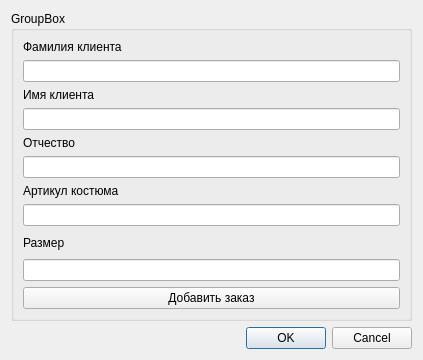
<?xml version="1.0" encoding="UTF-8"?>
<ui version="4.0">
 <class>zakaz1</class>
 <widget class="QDialog" name="zakaz1">
  <property name="geometry">
   <rect>
    <x>0</x>
    <y>0</y>
    <width>423</width>
    <height>360</height>
   </rect>
  </property>
  <property name="windowTitle">
   <string>Dialog</string>
  </property>
  <layout class="QVBoxLayout" name="verticalLayout_4">
   <item>
    <widget class="QGroupBox" name="groupBox">
     <property name="title">
      <string>GroupBox</string>
     </property>
     <layout class="QVBoxLayout" name="verticalLayout_5">
      <item>
       <layout class="QVBoxLayout" name="verticalLayout_3">
        <item>
         <layout class="QVBoxLayout" name="verticalLayout_2">
          <item>
           <layout class="QVBoxLayout" name="verticalLayout">
            <item>
             <widget class="QLabel" name="label">
              <property name="text">
               <string>Фамилия клиента</string>
              </property>
             </widget>
            </item>
            <item>
             <widget class="QLineEdit" name="surname"/>
            </item>
           </layout>
          </item>
          <item>
           <widget class="QLabel" name="label_3">
            <property name="text">
             <string>Имя клиента</string>
            </property>
           </widget>
          </item>
          <item>
           <widget class="QLineEdit" name="name"/>
          </item>
          <item>
           <widget class="QLabel" name="label_2">
            <property name="text">
             <string>Отчество </string>
            </property>
           </widget>
          </item>
          <item>
           <widget class="QLineEdit" name="name2"/>
          </item>
          <item>
           <widget class="QLabel" name="label_4">
            <property name="text">
             <string>Артикул костюма</string>
            </property>
           </widget>
          </item>
         </layout>
        </item>
       </layout>
      </item>
      <item>
       <widget class="QLineEdit" name="id_costume"/>
      </item>
      <item>
       <widget class="QLabel" name="label_5">
        <property name="text">
         <string>Размер</string>
        </property>
       </widget>
      </item>
      <item>
       <widget class="QLineEdit" name="size"/>
      </item>
      <item>
       <widget class="QPushButton" name="pushButton">
        <property name="text">
         <string>Добавить заказ</string>
        </property>
       </widget>
      </item>
     </layout>
    </widget>
   </item>
   <item>
    <widget class="QDialogButtonBox" name="buttonBox">
     <property name="orientation">
      <enum>Qt::Horizontal</enum>
     </property>
     <property name="standardButtons">
      <set>QDialogButtonBox::Cancel|QDialogButtonBox::Ok</set>
     </property>
    </widget>
   </item>
  </layout>
 </widget>
 <resources/>
 <connections>
  <connection>
   <sender>buttonBox</sender>
   <signal>accepted()</signal>
   <receiver>zakaz1</receiver>
   <slot>accept()</slot>
   <hints>
    <hint type="sourcelabel">
     <x>248</x>
     <y>254</y>
    </hint>
    <hint type="destinationlabel">
     <x>157</x>
     <y>274</y>
    </hint>
   </hints>
  </connection>
  <connection>
   <sender>buttonBox</sender>
   <signal>rejected()</signal>
   <receiver>zakaz1</receiver>
   <slot>reject()</slot>
   <hints>
    <hint type="sourcelabel">
     <x>316</x>
     <y>260</y>
    </hint>
    <hint type="destinationlabel">
     <x>286</x>
     <y>274</y>
    </hint>
   </hints>
  </connection>
 </connections>
</ui>
